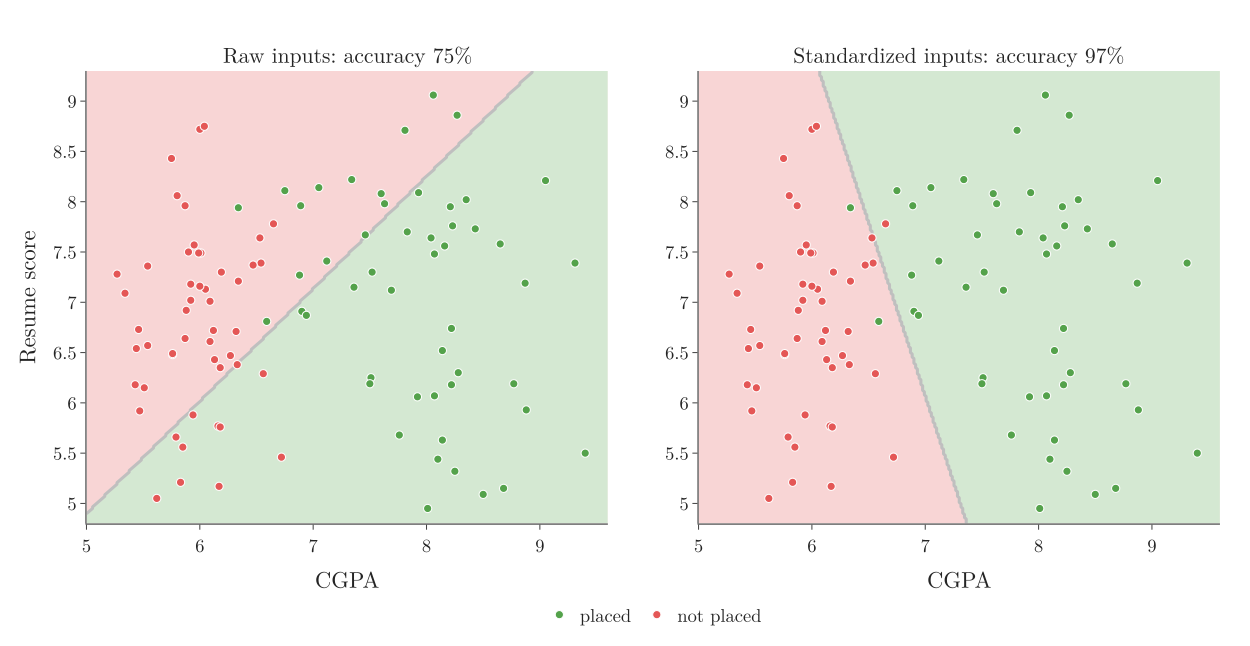

The Python source for this figure:
"""scikit-learn's Perceptron on the 100 placement students: its line and two regions, on raw and on standardized
inputs (Plotly, replaces mlxtend's plot_decision_regions)."""
from pathlib import Path
import numpy as np
import pandas as pd
import plotly.graph_objects as go
from plotly.subplots import make_subplots
from sklearn.linear_model import Perceptron
from sklearn.pipeline import make_pipeline
from sklearn.preprocessing import StandardScaler

here = Path(__file__).parent
df = pd.read_csv(here.parent / "data" / "placement.csv")
X, y = df[["cgpa", "resume_score"]], df["placed"]
models = [Perceptron(random_state=0).fit(X, y), make_pipeline(StandardScaler(), Perceptron(random_state=0)).fit(X, y)]
titles = [f"Raw inputs: accuracy {models[0].score(X, y):.0%}", f"Standardized inputs: accuracy {models[1].score(X, y):.0%}"]

gx, gy = np.meshgrid(np.linspace(5, 9.6, 300), np.linspace(4.8, 9.3, 300))
grid = pd.DataFrame({"cgpa": gx.ravel(), "resume_score": gy.ravel()})
fig = make_subplots(rows=1, cols=2, subplot_titles=titles, horizontal_spacing=0.08)
for c, model in enumerate(models, start=1):
    zz = model.predict(grid).reshape(gx.shape)
    fig.add_trace(go.Contour(x=gx[0], y=gy[:, 0], z=zz, showscale=False, opacity=0.25, hoverinfo="skip",
                             colorscale=[[0, "#E45756"], [1, "#54A24B"]], contours=dict(start=0.5, end=0.5, size=1),
                             line=dict(color="black", width=3)), row=1, col=c)
    for label, colour, name in [(1, "#54A24B", "placed"), (0, "#E45756", "not placed")]:
        m = y == label
        fig.add_trace(go.Scatter(x=X.cgpa[m], y=X.resume_score[m], mode="markers", name=name, showlegend=c == 1,
                                 marker=dict(color=colour, size=8, line=dict(color="white", width=1))), row=1, col=c)
    fig.update_xaxes(title_text="CGPA", range=[5, 9.6], row=1, col=c)
    fig.update_yaxes(title_text="Resume score" if c == 1 else None, range=[4.8, 9.3], row=1, col=c)
fig.update_layout(template="simple_white", width=1200, height=620, font=dict(family="Latin Modern Roman", size=18),
                  legend=dict(orientation="h", x=0.5, xanchor="center", y=-0.16), margin=dict(l=70, r=20, t=60, b=110))
fig.update_annotations(font_size=21)
fig.write_image(here / "decision_regions.png", scale=2)
fig.write_image(here / "decision_regions.pdf")
p = models[0]
print("raw", p.coef_, p.intercept_, "scaled", models[1][-1].coef_, models[1][-1].intercept_)
